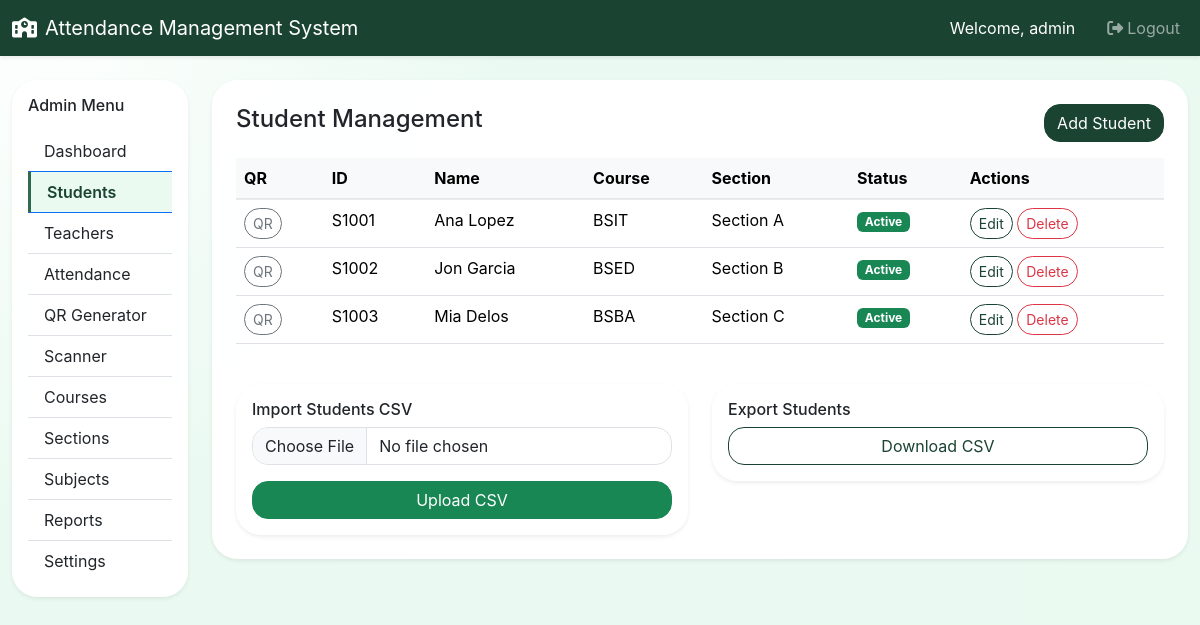
The page /admin/students.php (signed in) on the database as committed earlier.
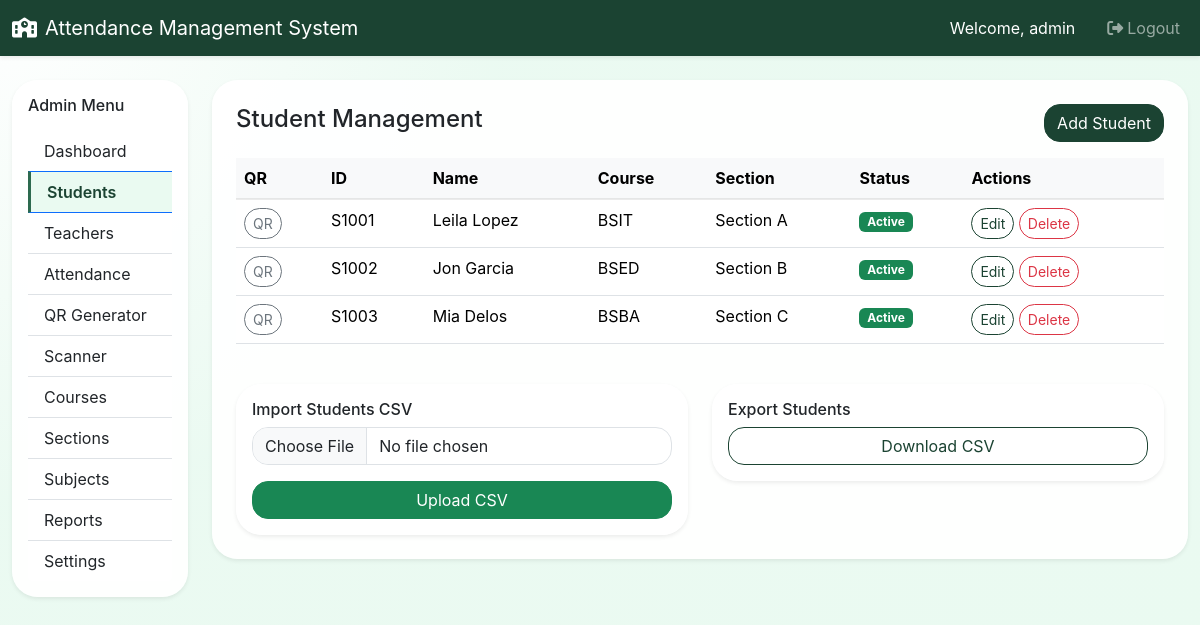
The same page on the database as committed later.
### tables this page shows
CREATE TABLE `students` (
  `id` int(11) NOT NULL,
  `user_id` int(11) DEFAULT NULL,
  `student_id` varchar(60) NOT NULL,
  `first_name` varchar(120) NOT NULL,
  `last_name` varchar(120) NOT NULL,
  `gender` enum('Male','Female') NOT NULL DEFAULT 'Male',
  `birthday` date DEFAULT NULL,
  `course_id` int(11) DEFAULT NULL,
  `year_level` varchar(30) DEFAULT NULL,
  `section_id` int(11) DEFAULT NULL,
  `guardian_name` varchar(150) DEFAULT NULL,
  `phone` varchar(50) DEFAULT NULL,
  `email` varchar(120) DEFAULT NULL,
  `status` enum('active','inactive') NOT NULL DEFAULT 'active',
  `photo` varchar(255) DEFAULT NULL,
  `qr_code` varchar(120) DEFAULT NULL,
  `created_at` datetime NOT NULL DEFAULT current_timestamp()
);

CREATE TABLE `courses` (
  `id` int(11) NOT NULL,
  `code` varchar(30) NOT NULL,
  `name` varchar(150) NOT NULL,
  `description` text DEFAULT NULL,
  `created_at` datetime NOT NULL DEFAULT current_timestamp()
);

CREATE TABLE `sections` (
  `id` int(11) NOT NULL,
  `year_level` varchar(30) NOT NULL,
  `section_name` varchar(80) NOT NULL,
  `course_id` int(11) NOT NULL,
  `adviser` varchar(120) DEFAULT NULL,
  `adviser_id` int(11) DEFAULT NULL,
  `created_at` datetime NOT NULL DEFAULT current_timestamp()
);

### admin/students.php (the view, shortened to what this page needs)
<?php
require_once __DIR__ . '/../includes/functions.php';
$students = $mysqli->query('SELECT s.*, c.code AS course_code, sec.section_name FROM students s LEFT JOIN courses c ON s.course_id = c.id LEFT JOIN sections sec ON s.section_id = sec.id ORDER BY s.created_at DESC');
require_once __DIR__ . '/../includes/header.php';
require_once __DIR__ . '/../includes/admin_nav.php';
?>
<div class="card rounded-4 shadow-sm p-4">
    <div class="d-flex justify-content-between align-items-center mb-3">
        <h4>Student Management</h4>
        <button class="btn btn-primary" data-bs-toggle="modal" data-bs-target="#studentModal">Add Student</button>
    </div>
    <div class="table-responsive">
        <table class="table table-hover" id="studentsTable">
            <thead class="table-light">
                <tr>
                    <th>QR</th>
                    <th>ID</th>
                    <th>Name</th>
                    <th>Course</th>
                    <th>Section</th>
                    <th>Status</th>
                    <th>Actions</th>
                </tr>
            </thead>
            <tbody>
                <?php while ($row = $students->fetch_assoc()): ?>
                    <tr>
                        <td><a href="qr-generator.php?student_id=<?php echo $row['id']; ?>" class="btn btn-sm btn-outline-secondary">QR</a></td>
                        <td><?php echo htmlspecialchars($row['student_id']); ?></td>
                        <td><?php echo htmlspecialchars($row['first_name'] . ' ' . $row['last_name']); ?></td>
                        <td><?php echo htmlspecialchars($row['course_code']); ?></td>
                        <td><?php echo htmlspecialchars($row['section_name']); ?></td>
                        <td><?php echo badgeStatus($row['status']); ?></td>
                        <td>
                            <button class="btn btn-sm btn-outline-primary btn-edit" data-data='<?php echo json_encode($row); ?>'>Edit</button>
                            <form method="post" class="d-inline-block" onsubmit="return confirm('Delete this student?');">
                                <button class="btn btn-sm btn-outline-danger">Delete</button>
                            </form>
                        </td>
                    </tr>
                <?php endwhile; ?>
            </tbody>
        </table>
    </div>
    <div class="row mt-4">
        <div class="col-md-6">
            <form method="post" enctype="multipart/form-data" class="card rounded-4 p-3 shadow-sm">
                <h6>Import Students CSV</h6>
                <div class="mb-3">
                    <input type="file" class="form-control" name="csv_file" accept=".csv" required>
                </div>
                <button class="btn btn-success">Upload CSV</button>
            </form>
        </div>
        <div class="col-md-6">
            <form method="post" class="card rounded-4 p-3 shadow-sm">
                <h6>Export Students</h6>
                <button class="btn btn-outline-primary">Download CSV</button>
            </form>
        </div>
    </div>
</div>
</div>
</div>
<?php require_once __DIR__ . '/../includes/footer.php'; ?>

### includes/functions.php (shortened to what this page needs)
<?php
function badgeStatus($status) {
    $classes = [
        'active' => 'success',
        'inactive' => 'secondary',
        'present' => 'success',
        'absent' => 'danger',
        'late' => 'warning',
        'excused' => 'info'
    ];
    $class = isset($classes[$status]) ? $classes[$status] : 'secondary';
    return '<span class="badge bg-' . $class . '">' . ucfirst($status) . '</span>';
}
    ?>

Rows that differ between the two databases and show on the page:
changed students "BSIT": first_name+last_name "Ana Lopez" → "Leila Lopez"
